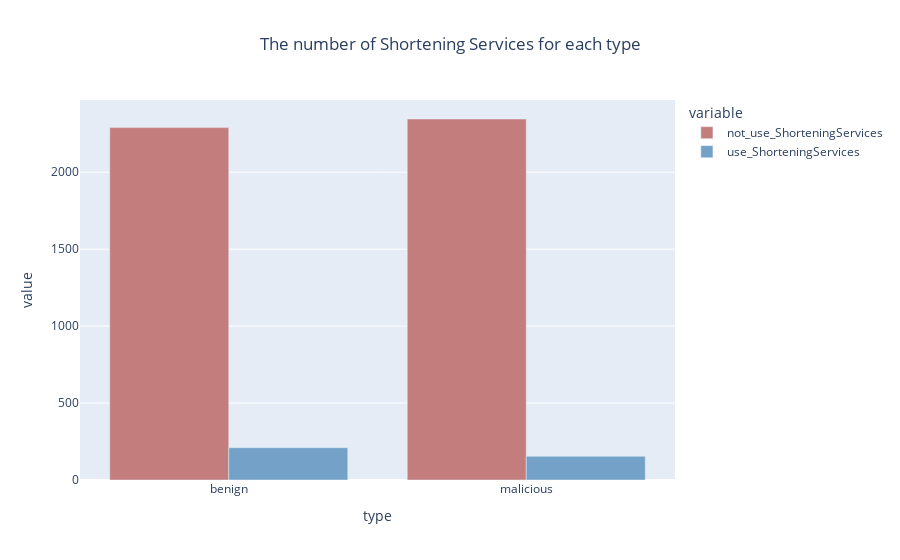

The notebook cell saved with this chart:
### Code cell
px.bar(data_frame=shortUrl,x=shortUrl.type,y=['not_use_ShorteningServices','use_ShorteningServices'],barmode='group',title='The number of Shortening Services for each type',color_discrete_map={'not_use_ShorteningServices':'#c47d7d','use_ShorteningServices':'#73a1c7'}).update_layout(title_x=0.5)

### Figure 1 — Plotly figure (JSON) as saved in the notebook; plotly's stock layout.template omitted (floating-point values rounded to 4 significant figures)
{"data": [{"alignmentgroup": "True", "hovertemplate": "variable=not_use_ShorteningServices<br>type=%{x}<br>value=%{y}<extra></extra>", "legendgroup": "not_use_ShorteningServices", "marker": {"color": "#c47d7d", "pattern": {"shape": ""}}, "name": "not_use_ShorteningServices", "offsetgroup": "not_use_ShorteningServices", "orientation": "v", "showlegend": true, "textposition": "auto", "type": "bar", "x": ["benign", "malicious"], "xaxis": "x", "y": [2290, 2346], "yaxis": "y"}, {"alignmentgroup": "True", "hovertemplate": "variable=use_ShorteningServices<br>type=%{x}<br>value=%{y}<extra></extra>", "legendgroup": "use_ShorteningServices", "marker": {"color": "#73a1c7", "pattern": {"shape": ""}}, "name": "use_ShorteningServices", "offsetgroup": "use_ShorteningServices", "orientation": "v", "showlegend": true, "textposition": "auto", "type": "bar", "x": ["benign", "malicious"], "xaxis": "x", "y": [210, 154], "yaxis": "y"}], "layout": {"barmode": "group", "legend": {"title": {"text": "variable"}, "tracegroupgap": 0}, "title": {"text": "The number of Shortening Services for each type", "x": 0.5}, "xaxis": {"anchor": "y", "domain": [0, 1], "title": {"text": "type"}}, "yaxis": {"anchor": "x", "domain": [0, 1], "title": {"text": "value"}}}}
